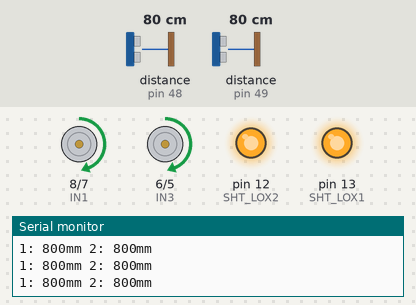
Simulated run of this sketch. Board: Arduino Uno, built with avr-gcc and run on an emulated ATmega328P. On the bench: motor-driver pin pairs drawn as motors (green arrow = first pin HIGH = forward, orange = second pin HIGH = backward, longer = more drive, scaled by the enable pin), output pins drawn as LEDs (lit = HIGH), the last lines printed to the serial monitor. The inputs (shaded band) are chosen by the test bench; at power-on: distance to the obstacle (sensors on pin 48, pin 49) 80 cm.

Above: at 1.3 s.
1.4 s: distance to the obstacle (sensor on pin 48) set to 7 cm
2.9 s: distance to the obstacle (sensor on pin 48) set to 4 cm
At 4.3 s:
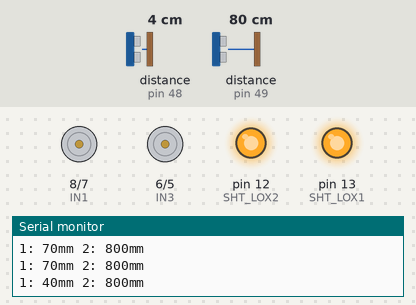
Timing chart, 0 to 5.9 s (numbered marks = the images above; inputs shaded):
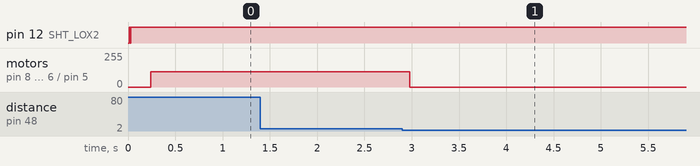

The sketch:

MOTORS-VL53L0X.ino
```cpp
#include "Adafruit_VL53L0X.h" //VL53L0X laser-ranging library

// Define motor control pins for L298N Motor Driver
#define ENA 9  // Enable pin for Motor A (PWM speed control)
#define IN1 8  // Input 1 for Motor A (Direction control)
#define IN2 7  // Input 2 for Motor A (Direction control)
#define ENB 10 // Enable pin for Motor B (PWM speed control)
#define IN3 6  // Input 3 for Motor B (Direction control)
#define IN4 5  // Input 4 for Motor B (Direction control)
const unsigned long RUN_TIME = 5000; // 5 seconds
unsigned long startTime;

// address for the two VL53L0X sensors
#define LOX1_ADDRESS 0x30
#define LOX2_ADDRESS 0x31
int sensor1,sensor2;

// set the pins to shutdown
#define SHT_LOX1 13
#define SHT_LOX2 12

// objects for the vl53l0x
Adafruit_VL53L0X lox1 = Adafruit_VL53L0X();
Adafruit_VL53L0X lox2 = Adafruit_VL53L0X();

// this holds the measurement
VL53L0X_RangingMeasurementData_t measure1;
VL53L0X_RangingMeasurementData_t measure2;


void setID() {
  // all reset
  digitalWrite(SHT_LOX1, LOW);
  digitalWrite(SHT_LOX2, LOW);
  delay(10);
  // all unreset
  digitalWrite(SHT_LOX1, HIGH);
  digitalWrite(SHT_LOX2, HIGH);
  delay(10);

  // activating LOX1 and reseting LOX2
  digitalWrite(SHT_LOX1, HIGH);
  digitalWrite(SHT_LOX2, LOW);

  // initing LOX1
  if(!lox1.begin(LOX1_ADDRESS)) {
    Serial.println(F("Failed to boot first VL53L0X"));
    while(1);
  }
  delay(10);

  // activating  L0X2
  digitalWrite(SHT_LOX2, HIGH);
  delay(10);

  //initing LOX2
  if(!lox2.begin(LOX2_ADDRESS)) {
    Serial.println(F("Failed to boot second VL53L0X"));
    while(1);
  }
}

void read_dual_sensors() {

  lox1.rangingTest(&measure1, false); // pass in 'true' to get debug data printout!
  lox2.rangingTest(&measure2, false); // pass in 'true' to get debug data printout!

  // print sensor one reading
  Serial.print("1: ");
  if(measure1.RangeStatus != 6) {     // if not out of range
    sensor1 = measure1.RangeMilliMeter;
    Serial.print(sensor1);
    Serial.print("mm");
  }

  Serial.print(" ");

  // print sensor two reading
  Serial.print("2: ");
  if(measure2.RangeStatus != 6) {
    sensor2 = measure2.RangeMilliMeter;
    Serial.print(sensor2);
    Serial.print("mm");
  }

  Serial.println();
}

void check_surrounding_area(){
  read_dual_sensors(); //check surrounding area
  while(sensor1 <= 50 || sensor2 <= 50){ // 5cm near
    Serial.println("Object found, impossibile to move rov!");
    read_dual_sensors();
  };
}

void moveForward() {
    digitalWrite(IN1, HIGH); // Motor A: IN1 HIGH, IN2 LOW -> Forward
    digitalWrite(IN2, LOW);
    digitalWrite(IN3, HIGH); // Motor B: IN3 HIGH, IN4 LOW -> Forward
    digitalWrite(IN4, LOW);
    analogWrite(ENA, 115); // Set Motor A speed (PWM: 0-255)
    analogWrite(ENB, 115); // Set Motor B speed (PWM: 0-255)
}

void moveBackward() {
    digitalWrite(IN1, LOW); // Motor A: IN1 LOW, IN2 HIGH -> Backward
    digitalWrite(IN2, HIGH);
    digitalWrite(IN3, LOW); // Motor B: IN3 LOW, IN4 HIGH -> Backward
    digitalWrite(IN4, HIGH);
    analogWrite(ENA, 115); // Set Motor A speed (PWM: 0-255)
    analogWrite(ENB, 115); // Set Motor B speed (PWM: 0-255)
}

void turnRight(){
    digitalWrite(IN1, LOW); // Motor A: IN1 LOW, IN2 LOW -> STOP
    digitalWrite(IN2, LOW);
    digitalWrite(IN3, HIGH); // Motor B: IN3 HIGH, IN4 LOW -> FORWARD
    digitalWrite(IN4, LOW);
    analogWrite(ENB, 115); // Set Motor B speed (PWM: 0-255)
}


void turnLeft(){
    digitalWrite(IN1, HIGH); // Motor A: IN1 HIGH, IN2 LOW -> FORWARD
    digitalWrite(IN2, LOW);
    digitalWrite(IN3, LOW); // Motor B: IN3 LOW, IN4 LOW -> STOP
    digitalWrite(IN4, LOW);
    analogWrite(ENA, 115); // Set Motor A speed (PWM: 0-255)
}

void stopVehicle(){
    digitalWrite(IN1, LOW); // Motor A: IN1 LOW, IN2 LOW -> Stop
    digitalWrite(IN2, LOW);
    digitalWrite(IN3, LOW); // Motor B: IN3 LOW, IN4 LOW -> Stop
    digitalWrite(IN4, LOW);
    analogWrite(ENA, 0);
    analogWrite(ENB, 0);
}

void setup() {
  Serial.begin(115200);

  // wait until serial port opens for native USB devices
  while (! Serial) { delay(1); }

  // Set all motor driver control and xshut-down pins as outputs
  pinMode(SHT_LOX1, OUTPUT);
  pinMode(SHT_LOX2, OUTPUT);
  pinMode(ENA, OUTPUT);
  pinMode(IN1, OUTPUT);
  pinMode(IN2, OUTPUT);
  pinMode(ENB, OUTPUT);
  pinMode(IN3, OUTPUT);
  pinMode(IN4, OUTPUT);

  Serial.println("Shutdown pins inited...");

  digitalWrite(SHT_LOX1, LOW);
  digitalWrite(SHT_LOX2, LOW);

  Serial.println("Both in reset mode...(pins are low)");


  Serial.println("Starting...");

  setID(); //testing if sensors vl53l0x works
  check_surrounding_area(); //check if object near to rov
}

void loop() {

  read_dual_sensors();
  startTime = millis();

  while(true){
    read_dual_sensors();

    if(sensor1 <= 50 || sensor2 <= 50){
      stopVehicle();
      delay(5000);
      break;
    }

    moveForward();

    if(millis() - startTime >= RUN_TIME){
      stopVehicle();
      delay(5000);
      break;
    }
  }

  stopVehicle();
  delay(5000);

  read_dual_sensors();
  startTime = millis();

  while(true){
    read_dual_sensors();

    if(sensor1 <= 50 || sensor2 <= 50){
      stopVehicle();
      delay(5000);
      break;
    }
    moveBackward();

    if(millis() - startTime >= RUN_TIME){
      stopVehicle();
      delay(5000);
      break;
    }
  }

  stopVehicle();
  delay(5000);

  read_dual_sensors();
  startTime = millis();

  while(true){
    read_dual_sensors();

    if(sensor1 <= 50 || sensor2 <= 50){
      stopVehicle();
      delay(5000);
      break;
    }
    turnRight();

    if(millis() - startTime >= RUN_TIME){
      stopVehicle();
      delay(5000);
      break;
    }
  }

  stopVehicle();
  delay(5000);

  read_dual_sensors();
  startTime = millis();

  while(true){
    read_dual_sensors();

    if(sensor1 <= 50 || sensor2 <= 50){
      stopVehicle();
      delay(5000);
      break;
    }
    turnLeft();

    if(millis() - startTime >= RUN_TIME){
      stopVehicle();
      delay(5000);
      break;
    }
  }

}
```

Measured:
- the behaviour switches between 6 and 5 cm on distance to the obstacle (sensor on pin 48) (found by bisection; images 0 and 1)
- after the input at 2.9 s, motor on pin 8 (IN1) / pin 7 (IN2), motor on pin 6 (IN3) / pin 5 (IN4): forward 115/255 → stopped after 0.08 s instead of 2.3 s
